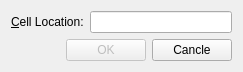
<?xml version="1.0" encoding="UTF-8"?>
<ui version="4.0">
 <class>GoToCellDialog</class>
 <widget class="QWidget" name="GoToCellDialog">
  <property name="geometry">
   <rect>
    <x>0</x>
    <y>0</y>
    <width>243</width>
    <height>71</height>
   </rect>
  </property>
  <property name="windowTitle">
   <string>Go to Cell</string>
  </property>
  <layout class="QVBoxLayout" name="verticalLayout">
   <item>
    <layout class="QHBoxLayout" name="horizontalLayout">
     <item>
      <widget class="QLabel" name="label">
       <property name="text">
        <string>&amp;Cell Location:</string>
       </property>
       <property name="buddy">
        <cstring>lineEdit</cstring>
       </property>
      </widget>
     </item>
     <item>
      <widget class="QLineEdit" name="lineEdit"/>
     </item>
    </layout>
   </item>
   <item>
    <layout class="QHBoxLayout" name="horizontalLayout_2">
     <item>
      <spacer name="horizontalSpacer">
       <property name="orientation">
        <enum>Qt::Horizontal</enum>
       </property>
       <property name="sizeHint" stdset="0">
        <size>
         <width>40</width>
         <height>20</height>
        </size>
       </property>
      </spacer>
     </item>
     <item>
      <widget class="QPushButton" name="okButton">
       <property name="enabled">
        <bool>false</bool>
       </property>
       <property name="text">
        <string>OK</string>
       </property>
      </widget>
     </item>
     <item>
      <widget class="QPushButton" name="cancleButton">
       <property name="text">
        <string>Cancle</string>
       </property>
      </widget>
     </item>
    </layout>
   </item>
  </layout>
 </widget>
 <layoutdefault spacing="6" margin="11"/>
 <resources/>
 <connections/>
</ui>
